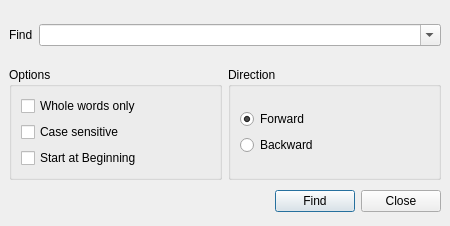
<ui version="4.0" >
 <class>FindDialog</class>
 <widget class="QDialog" name="FindDialog" >
  <property name="geometry" >
   <rect>
    <x>0</x>
    <y>0</y>
    <width>450</width>
    <height>226</height>
   </rect>
  </property>
  <property name="windowTitle" >
   <string>Find Text</string>
  </property>
  <layout class="QGridLayout" >
   <property name="margin" >
    <number>9</number>
   </property>
   <property name="spacing" >
    <number>6</number>
   </property>
   <item row="1" column="0" >
    <layout class="QHBoxLayout" >
     <property name="margin" >
      <number>0</number>
     </property>
     <property name="spacing" >
      <number>6</number>
     </property>
     <item>
      <widget class="QGroupBox" name="groupBox" >
       <property name="title" >
        <string>Options</string>
       </property>
       <layout class="QGridLayout" >
        <property name="margin" >
         <number>9</number>
        </property>
        <property name="spacing" >
         <number>6</number>
        </property>
        <item row="0" column="0" >
         <layout class="QVBoxLayout" >
          <property name="margin" >
           <number>0</number>
          </property>
          <property name="spacing" >
           <number>6</number>
          </property>
          <item>
           <widget class="QCheckBox" name="checkWords" >
            <property name="text" >
             <string>Whole words only</string>
            </property>
           </widget>
          </item>
          <item>
           <widget class="QCheckBox" name="checkCase" >
            <property name="text" >
             <string>Case sensitive</string>
            </property>
           </widget>
          </item>
          <item>
           <widget class="QCheckBox" name="checkBegin" >
            <property name="text" >
             <string>Start at Beginning</string>
            </property>
           </widget>
          </item>
         </layout>
        </item>
       </layout>
      </widget>
     </item>
     <item>
      <widget class="QGroupBox" name="groupBox_2" >
       <property name="title" >
        <string>Direction</string>
       </property>
       <layout class="QGridLayout" >
        <property name="margin" >
         <number>9</number>
        </property>
        <property name="spacing" >
         <number>6</number>
        </property>
        <item row="0" column="0" >
         <layout class="QVBoxLayout" >
          <property name="margin" >
           <number>0</number>
          </property>
          <property name="spacing" >
           <number>6</number>
          </property>
          <item>
           <widget class="QRadioButton" name="radioForward" >
            <property name="text" >
             <string>Forward</string>
            </property>
            <property name="checked" >
             <bool>true</bool>
            </property>
           </widget>
          </item>
          <item>
           <widget class="QRadioButton" name="radioBackward" >
            <property name="text" >
             <string>Backward</string>
            </property>
           </widget>
          </item>
         </layout>
        </item>
       </layout>
      </widget>
     </item>
    </layout>
   </item>
   <item row="2" column="0" >
    <layout class="QHBoxLayout" >
     <property name="margin" >
      <number>0</number>
     </property>
     <property name="spacing" >
      <number>6</number>
     </property>
     <item>
      <spacer>
       <property name="orientation" >
        <enum>Qt::Horizontal</enum>
       </property>
       <property name="sizeHint" >
        <size>
         <width>131</width>
         <height>31</height>
        </size>
       </property>
      </spacer>
     </item>
     <item>
      <widget class="QPushButton" name="findButton" >
       <property name="text" >
        <string>Find</string>
       </property>
      </widget>
     </item>
     <item>
      <widget class="QPushButton" name="closeButton" >
       <property name="text" >
        <string>Close</string>
       </property>
      </widget>
     </item>
    </layout>
   </item>
   <item row="0" column="0" >
    <layout class="QHBoxLayout" >
     <property name="margin" >
      <number>0</number>
     </property>
     <property name="spacing" >
      <number>6</number>
     </property>
     <item>
      <widget class="QLabel" name="label" >
       <property name="sizePolicy" >
        <sizepolicy>
         <hsizetype>1</hsizetype>
         <vsizetype>3</vsizetype>
         <horstretch>0</horstretch>
         <verstretch>0</verstretch>
        </sizepolicy>
       </property>
       <property name="text" >
        <string>Find</string>
       </property>
       <property name="buddy" >
        <cstring>comboFind</cstring>
       </property>
      </widget>
     </item>
     <item>
      <widget class="QComboBox" name="comboFind" >
       <property name="sizePolicy" >
        <sizepolicy>
         <hsizetype>7</hsizetype>
         <vsizetype>0</vsizetype>
         <horstretch>0</horstretch>
         <verstretch>0</verstretch>
        </sizepolicy>
       </property>
       <property name="editable" >
        <bool>true</bool>
       </property>
      </widget>
     </item>
    </layout>
   </item>
  </layout>
 </widget>
 <tabstops>
  <tabstop>comboFind</tabstop>
  <tabstop>checkWords</tabstop>
  <tabstop>checkCase</tabstop>
  <tabstop>checkBegin</tabstop>
  <tabstop>radioForward</tabstop>
  <tabstop>radioBackward</tabstop>
  <tabstop>findButton</tabstop>
  <tabstop>closeButton</tabstop>
 </tabstops>
 <resources/>
 <connections/>
</ui>
